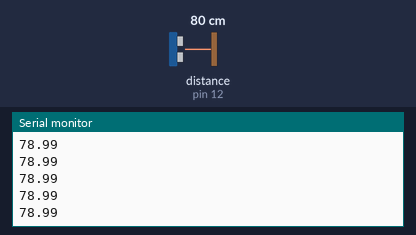
The sketch below on a simulated Arduino Uno, built with avr-gcc and run on an emulated ATmega328P. Parts: the last lines printed to the serial monitor. Wiring (inferred from the names in the program): ultrasonic range finder: trigger pin 13; echo pin 12. Inputs (shaded band) come from the test bench; at power-on: distance to the obstacle (sensor on pin 12) 80 cm. The echo pulse lasts 58.3 µs per cm.

Above: at 1.2 s.
1.3 s: distance to the obstacle (sensor on pin 12) set to 2 cm
At 1.6 s:
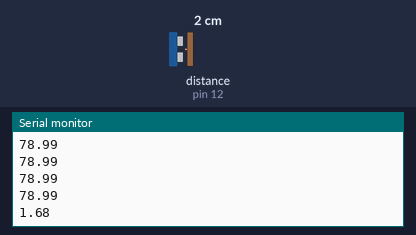
2.8 s: distance to the obstacle (sensor on pin 12) set to 4 cm
At 2.8 s:
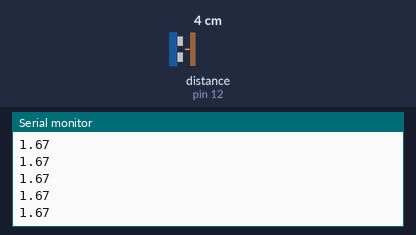
Timing chart, 0 to 5.8 s (numbered marks = the images above; inputs shaded):
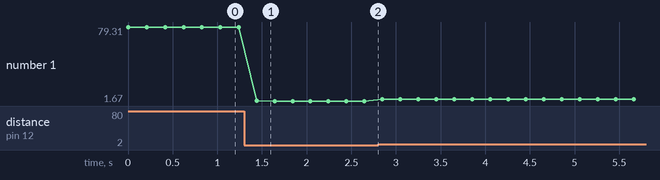

Measured:
- after the input at 1.3 s, the serial monitor: prints a new line after 0.14 s (image 1)
- plotted number 1: 78.99 → 1.67 after the input at 1.3 s, 1.67 → 3.66 after the input at 2.8 s

The sketch:

Ultrassonico.ino
```cpp
/* =============================================================================================================


   WR Kits Channel & Usina Info número 061


   Sensor Ultrassônico resistente à água


   Autor: Eng. Wagner Rambo  Data: Novembro de 2017

   www.wrkits.com.br | facebook.com/wrkits | youtube.com/user/canalwrkits


============================================================================================================= */


// =============================================================================================================
// --- Mapeamento de Hardware ---
#define trig 13  //Pino 9 do Arduino será a saída de trigger
#define echo 12 //Pino 8 do Arduino será a entrada de echo


void trigPuls();  //Função que gera o pulso de trigger

float pulse;     //Variável que armazena o tempo de duração do echo
float dist_cm;   //Variável que armazena o valor da distância em centímetros


void setup()
{
  pinMode(trig, OUTPUT);   //Pino de trigger será saída digital
  pinMode(echo, INPUT);    //Pino de echo será entrada digital

  digitalWrite(trig, LOW); //Saída trigger inicia em nível baixo

  Serial.begin(9600);      //Inicia comunicação serial

}

void loop()
{
   trigPulse();                 //Aciona o trigger do módulo ultrassônico

   pulse = pulseIn(echo, HIGH, 200000); //Mede o tempo em que o pino de echo fica em nível alto

   dist_cm = pulse/58.82;       //Valor da distância em centímetros

   // 340m/s
   // 34000cm/s

   /*
        100000 us - 17000 cm/s
             x us - 1cm
           1E6
      x = -----
          17E3
   */

   Serial.println(dist_cm);     //Imprime o valor na serial

   delay(200);                  //Taxa de atualização


}

void trigPulse()
{
  digitalWrite(trig, HIGH);  //Pulso de trigger em nível alto
  delayMicroseconds(10);     //duração de 10 micro segundos
  digitalWrite(trig, LOW);   //Pulso de trigge em nível baixo
}
```
